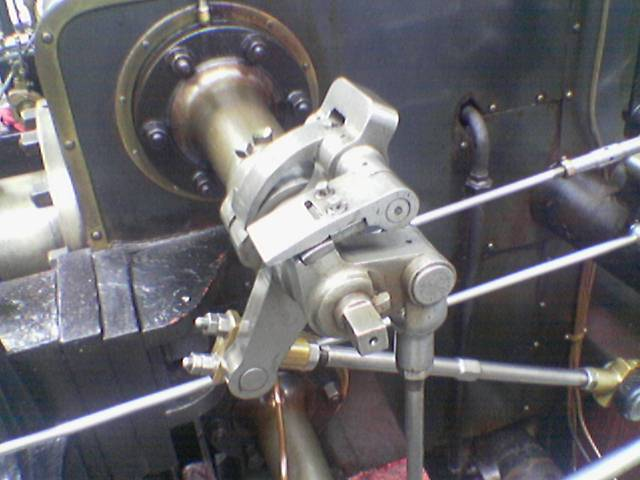
#> input picture Assignment-3/CodePython/steam.png, 640 x 480 px
$ python conv2D.py
#> lines starting #> are read from the running program, lines starting #| are printed output that depends on the picture
import numpy as np
import cv2


#Tính tích chập 2 chiều.
def conv2d(X, F, s = 1, p = 0):
    """
    X: Ma trận đầu vào
    F: Ma trận bộ lọc
    s: Bước trượt
    p: Độ rộng lề thêm vào
    """
    (w1, h1) = X.shape
    f = F.shape[0]
    w2 = int((w1 + 2*p - f)/s) + 1
    h2 = int((h1 + 2*p - f)/s) + 1
    Y = np.zeros((w2, h2), dtype=np.uint8)
    X_pad = np.pad(X, pad_width = p, mode = 'constant', constant_values = 0)
    for i in range(w2):
        for j in range(h2):
            idw = i*s
            idh = j*s
            Y[i, j] = np.abs(np.sum(X_pad[idw:(idw+f), idh:(idh+f)]*F))
    return np.array(Y)

R = cv2.imread('steam.png')
#> R is the input picture: shape (480, 640, 3); mean B, G, R 108.9, 104.8, 106.3
X = cv2.imread('steam.png', 0)
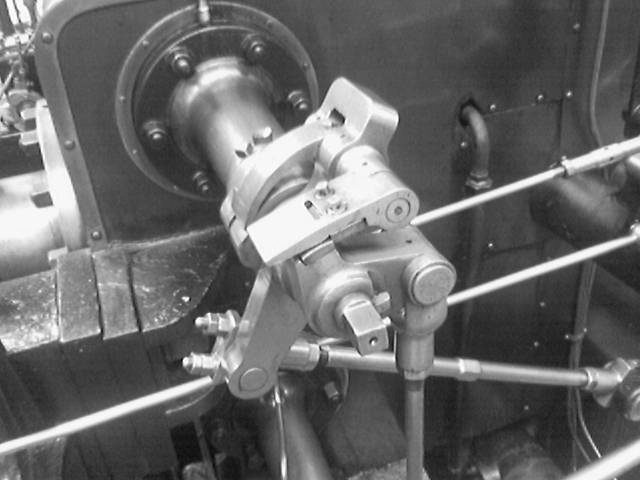
#> X: shape (480, 640); min 6, max 255, mean 105.2

# Nhận diện biên ngang
F1 = np.array([[1, 1, 1], [0, 0, 0], [-1, -1, -1]])
# Nhận diện biên dọc
F2 = np.array([[-1, 0, 1], [-1, 0, 1], [-1, 0, 1]])

Y1 = conv2d(X, F1, 1)
#> after the loop in conv2d, `for i in range(w2):`:
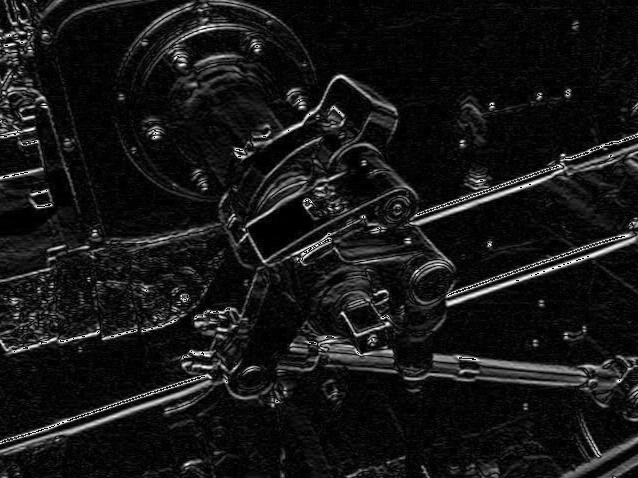
#> Y: shape (478, 638); min 0, max 255, mean 22.8
print(type(X[0][0]))
#| <class 'numpy.uint8'>
print(type(Y1[0][0]))
#| <class 'numpy.uint8'>
cv2.imshow('X', R)
cv2.imshow('Y', Y1)
cv2.waitKey()
cv2.destroyAllWindows()
